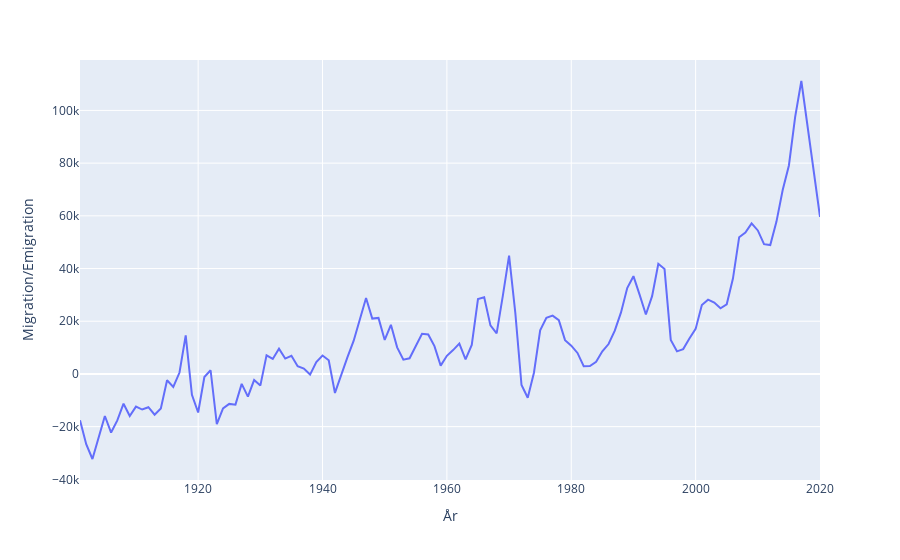

Notebook source saved alongside this figure:
### Code cell
befolknings_data["Migration/Emigration"] = befolknings_data["Fokmängd skillnad"] - befolknings_data["Naturlig befolknings- förändring"]

fig_im_or_em_2 = px.line(befolknings_data.loc[1901:2020], y="Migration/Emigration")

fig_im_or_em_2.show()
